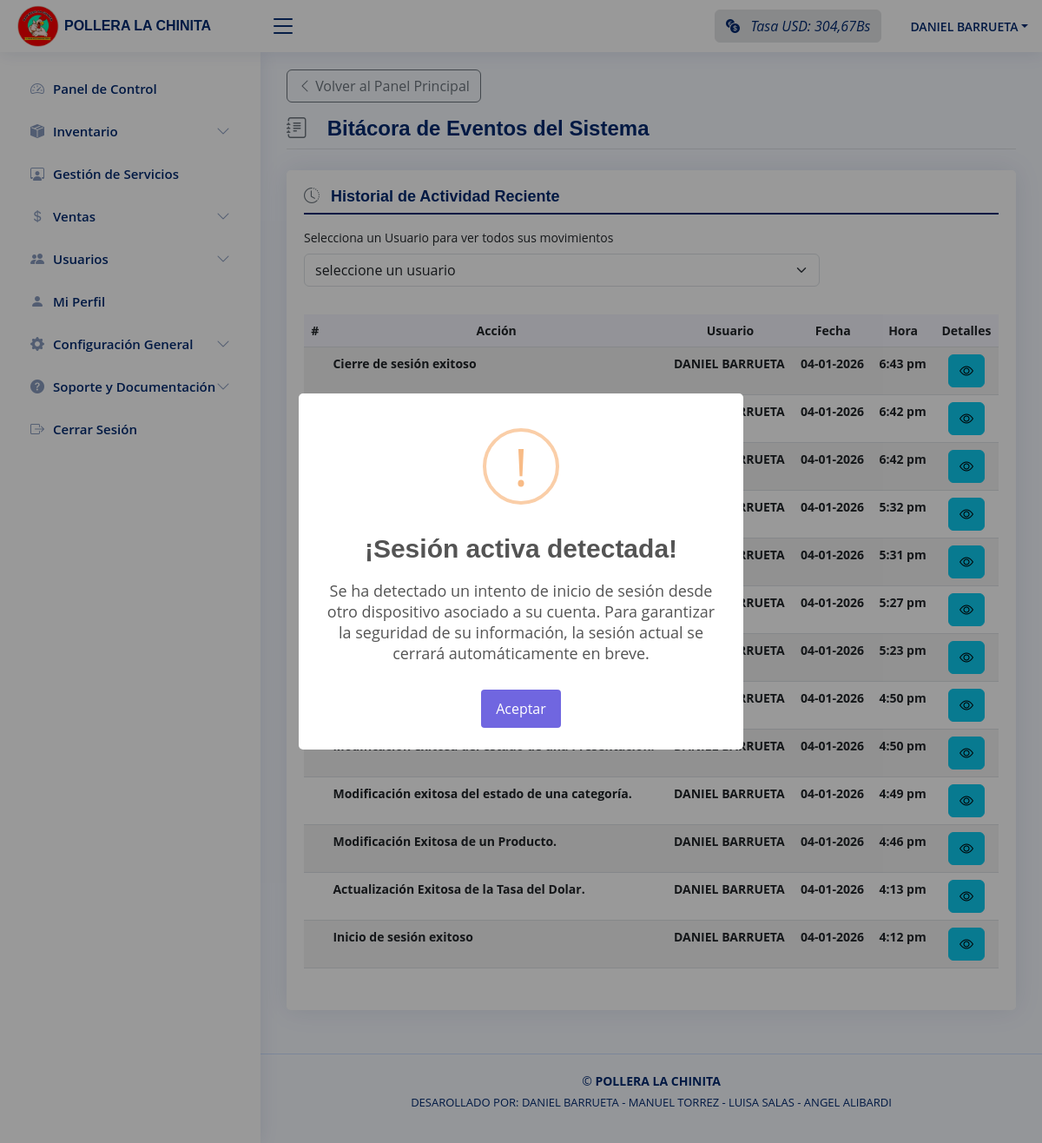
Page /vista/bitacora.php (signed in) on the committed database.
### tables this page shows
CREATE TABLE `bitacora` (
  `id` int NOT NULL,
  `fecha_hora` datetime NOT NULL,
  `accion` varchar(100) NOT NULL,
  `mensaje` longtext NOT NULL,
  `id_usuario` int NOT NULL
);

CREATE TABLE `usuario` (
  `id_usuario` int NOT NULL,
  `cedula` varchar(10) NOT NULL,
  `nombre` varchar(100) NOT NULL,
  `apellido` varchar(100) NOT NULL,
  `correo` varchar(200) NOT NULL,
  `contraseña` varchar(200) NOT NULL,
  `telefono` varchar(11) NOT NULL,
  `direccion` varchar(250) NOT NULL,
  `ultima_sesion` datetime DEFAULT NULL,
  `sesion_activa` tinyint NOT NULL,
  `bloqueado` tinyint NOT NULL,
  `primer_inicio` tinyint(1) NOT NULL,
  `id_rol` int NOT NULL,
  `estado` int NOT NULL
);

### modelo/modeloPrincipal.php (called while the page is built, shortened)
<?php
class modeloPrincipal {
    public static function Conexion(){
        if(!$con = mysqli_connect(SERVER, USER, PASSWORD)){
            die("Los datos de conexión con la base de datos ingresados son incorrectos, por favor verifique");
        }
        mysqli_set_charset($con, "utf8");
        return $con;
    }
    public static function consultar($query) {
        if (!$consul = mysqli_query(Self::Conexion(),$query)) {
            mysqli_query(Self::Conexion(),"ROLLBACK;");
            die(mysqli_error($query).' Error en la consulta SQL ejecutada ');
        }else{
            mysqli_query(Self::Conexion(),"COMMIT;");
        }
        return $consul;
    }
    public static function encryption($string) {
        $key = SECRET_KEY;
        $result = '';
            for($i=0; $i<strlen($string); $i++) {
                $char = substr($string, $i, 1);
                $keychar = substr($key, ($i % strlen($key))-1, 1);
                $char = chr(ord($char)+ord($keychar));
                $result.=$char;
            }
        return base64_encode($result);
    }
    public static function encryptionId($id) {
        $idModificada = $id * 10;
        $idModificada = self::encryption($idModificada);
        return $idModificada;
    }
    public static function verificar_permisos_requeridos ($permisos_requeridos) {
        foreach ($permisos_requeridos as $permiso) {
            if (array_key_exists($permiso, $_SESSION['permisosRol'])) {
                return true;
            }
        }
        return false;
    }
}

### vista/bitacora.php (the view, shortened to what this page needs)
<?php
include_once "../modelo/modeloPrincipal.php";
include_once "../modelo/rol_model.php";
$bitacora = modeloPrincipal::verificar_permisos_requeridos($_SESSION['permisosRequeridos']['bitacora']);
if ($bitacora) {  ?>
  <!DOCTYPE html>
  <html lang="en">
    <head>
      <?php
        include_once "../include/css_include.php";
      ?>
    </head>
    <body>
      <?php
        include_once "../include/header.php";
        include_once "../include/sliderbar.php";
        if(isset($_POST["selected_user"])){
          $id = modeloPrincipal::decryptionId($_POST["selected_user"]);
          $id = modeloPrincipal::limpiar_cadena($id);
        }else{
          $id = "";
        }
        if($id !== ""){
          $consulta = modeloPrincipal::consultar("SELECT B.*, U.nombre, U.apellido FROM bitacora AS B
            INNER JOIN usuario AS U ON B.id_usuario = U.id_usuario
            WHERE U.id_usuario = $id ORDER BY id DESC");
        }else{
          $consulta = modeloPrincipal::consultar("SELECT B.*, U.nombre, U.apellido FROM bitacora AS B
            INNER JOIN usuario AS U ON B.id_usuario = U.id_usuario ORDER BY id DESC LIMIT 100");
        }
      ?>
      <main id="main" class="main">
        <div class="pagetitle">
          <a class="btn btn-outline-secondary mb-3" href="./">
            <i class="bi bi-chevron-left"></i>
            <span>Volver al Panel Principal</span>
          </a>
          <h1 class="display-4 fw-bold mb-4 border-bottom pb-2">
            <i class="bi bi-journal-text me-3 text-secondary"></i>
            Bitácora de Eventos del Sistema
          </h1>
        </div>
        <section class="section dashboard">
          <div class="row">
            <div class="col-12">
              <div class="card top-selling pb-3">
                <div class="card-body pb-0">
                  <h5 class="card-title fw-bold mb-3">
                    <i class="bi bi-clock-history me-2 text-secondary"></i>
                    Historial de Actividad Reciente
                  </h5>
                  <div>
                    <form method="post" class="row mb-3" id="" action="#!">
                      <label class="form-label">Selecciona un Usuario para ver todos sus movimientos</label>
                      <div class="col-12 col-sm-12 col-md-9 mb-3">
                        <select onchange="bitacora_user()" name="selected_user" id="selected_user" class="form-select Select select">
                          <option value="" selected>seleccione un usuario</option>
                        </select>
                      </div>
                    </form>
                  </div>
                  <div>
                    <div class="table table-responsive">
                      <table class="table table-striped datatable" id="example">
                        <thead>
                          <tr>
                            <th class="text-center col" scope="col">#</th>
                            <th class="text-center col" scope="col">Acción</th>
                            <th class="text-center col" scope="col">Usuario</th>
                            <th class="col text-center" scope="col">Fecha </th>
                            <th class="col text-center" scope="col">Hora</th>
                            <th class="text-center col" scope="col">Detalles</th>
                          </tr>
                        </thead>
                        <tbody>
                            <?php
                              while( $row = mysqli_fetch_assoc($consulta)) { ?>
                                <tr>
                                  <th class="col" scope="col"></th>
                                  <th class="col" scope="col"><?= $row['accion'] ?></th>
                                  <th class="col" scope="col"><?= $row['nombre'].' '.$row['apellido'] ?></th>
                                  <th class="col" scope="col"><?= date('d-m-Y', strtotime($row['fecha_hora'])) ?></th>
                                  <th class="col" scope="col"><?= date('g:i a', strtotime($row['fecha_hora'])) ?></th>
                                  <th class="text-center col" scope="col">
                                    <button
                                      modal="bitacora"
                                      class="btn_modal btn bi bi-eye btn-info"
                                      value="<?= modeloPrincipal::encryptionId($row["id"]); ?>"
                                      data-bs-toggle="modal"
                                      data-bs-target="#modal">
                                    </button>
                                  </th>
                                </tr>
                            <?php } ?>
                          </tbody>
                      </table>
                    </div>
                  </div>
                </div>
              </div>
            </div>
          </div>
        </section>
      </main>
      <?php
        include_once "../include/footer.php";
        ?>
<?php }else{
  bitacora::intento_de_acceso_a_vista_sin_permisos("bitácora");
}

### rows in the picture
bitacora: accion "Cierre de sesión exitoso", id_usuario.nombre "DANIEL", id_usuario.apellido "BARRUETA", fecha_hora "04-01-2026", fecha_hora "6:43 pm"
bitacora: id_usuario.apellido "BARRUETA", fecha_hora "04-01-2026", fecha_hora "6:42 pm"
bitacora: id_usuario.apellido "BARRUETA", fecha_hora "04-01-2026", fecha_hora "6:42 pm"
bitacora: id_usuario.apellido "BARRUETA", fecha_hora "04-01-2026", fecha_hora "5:32 pm"
bitacora: id_usuario.apellido "BARRUETA", fecha_hora "04-01-2026", fecha_hora "5:31 pm"
bitacora: id_usuario.apellido "BARRUETA", fecha_hora "04-01-2026", fecha_hora "5:27 pm"
bitacora: id_usuario.apellido "BARRUETA", fecha_hora "04-01-2026", fecha_hora "5:23 pm"
bitacora: id_usuario.apellido "BARRUETA", fecha_hora "04-01-2026", fecha_hora "4:50 pm"
bitacora: id_usuario.apellido "BARRUETA", fecha_hora "04-01-2026", fecha_hora "4:50 pm"
bitacora: accion "Modificación exitosa del estado de una categoría.", id_usuario.nombre "DANIEL", id_usuario.apellido "BARRUETA", fecha_hora "04-01-2026", fecha_hora "4:49 pm"
bitacora: accion "Modificación Exitosa de un Producto.", id_usuario.nombre "DANIEL", id_usuario.apellido "BARRUETA", fecha_hora "04-01-2026", fecha_hora "4:46 pm"
bitacora: accion "Actualización Exitosa de la Tasa del Dolar.", id_usuario.nombre "DANIEL", id_usuario.apellido "BARRUETA", fecha_hora "04-01-2026", fecha_hora "4:13 pm"
bitacora: accion "Inicio de sesión exitoso", id_usuario.nombre "DANIEL", id_usuario.apellido "BARRUETA", fecha_hora "04-01-2026", fecha_hora "4:12 pm"

### other values in the picture
modeloPrincipal::number_format_prices((float)$precio_dolar_actual) "304,67"
$_SESSION['dataUsuario']['nombre'] "DANIEL"
$_SESSION['dataUsuario']['apellido'] "BARRUETA"
